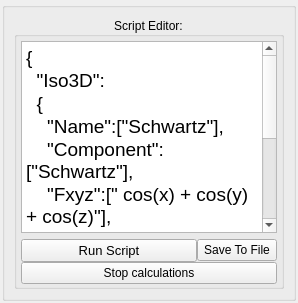
          <widget class="QWidget" name="tab_6">
           <attribute name="title">
            <string>Script Edit</string>
           </attribute>
           <attribute name="toolTip">
            <string>Script Editor</string>
           </attribute>
           <layout class="QGridLayout" name="gridLayout_28">
            <property name="leftMargin">
             <number>2</number>
            </property>
            <property name="topMargin">
             <number>2</number>
            </property>
            <property name="rightMargin">
             <number>2</number>
            </property>
            <property name="bottomMargin">
             <number>2</number>
            </property>
            <property name="spacing">
             <number>2</number>
            </property>
            <item row="0" column="0">
             <widget class="QGroupBox" name="groupBox_2">
              <property name="sizePolicy">
               <sizepolicy hsizetype="Expanding" vsizetype="Expanding">
                <horstretch>0</horstretch>
                <verstretch>0</verstretch>
               </sizepolicy>
              </property>
              <property name="minimumSize">
               <size>
                <width>10</width>
                <height>0</height>
               </size>
              </property>
              <property name="title">
               <string/>
              </property>
              <layout class="QGridLayout" name="gridLayout_39">
               <item row="0" column="0">
                <widget class="QGroupBox" name="groupBox_8">
                 <property name="title">
                  <string>Script Editor:</string>
                 </property>
                 <property name="alignment">
                  <set>Qt::AlignCenter</set>
                 </property>
                 <layout class="QGridLayout" name="gridLayout_38">
                  <property name="leftMargin">
                   <number>4</number>
                  </property>
                  <property name="topMargin">
                   <number>4</number>
                  </property>
                  <property name="rightMargin">
                   <number>4</number>
                  </property>
                  <property name="bottomMargin">
                   <number>2</number>
                  </property>
                  <item row="0" column="0">
                   <widget class="QTextEdit" name="ParamEdit">
                    <property name="sizePolicy">
                     <sizepolicy hsizetype="Expanding" vsizetype="Expanding">
                      <horstretch>0</horstretch>
                      <verstretch>0</verstretch>
                     </sizepolicy>
                    </property>
                    <property name="minimumSize">
                     <size>
                      <width>10</width>
                      <height>0</height>
                     </size>
                    </property>
                    <property name="font">
                     <font>
                      <pointsize>14</pointsize>
                     </font>
                    </property>
                    <property name="frameShape">
                     <enum>QFrame::StyledPanel</enum>
                    </property>
                    <property name="html">
                     <string>&lt;!DOCTYPE HTML PUBLIC &quot;-//W3C//DTD HTML 4.0//EN&quot; &quot;http://www.w3.org/TR/REC-html40/strict.dtd&quot;&gt;
&lt;html&gt;&lt;head&gt;&lt;meta name=&quot;qrichtext&quot; content=&quot;1&quot; /&gt;&lt;style type=&quot;text/css&quot;&gt;
p, li { white-space: pre-wrap; }
&lt;/style&gt;&lt;/head&gt;&lt;body style=&quot; font-family:'.SF NS Text'; font-size:14pt; font-weight:400; font-style:normal;&quot;&gt;
&lt;p style=&quot; margin-top:0px; margin-bottom:0px; margin-left:0px; margin-right:0px; -qt-block-indent:0; text-indent:0px;&quot;&gt;&lt;span style=&quot; font-family:'MS Shell Dlg 2';&quot;&gt;{&lt;/span&gt;&lt;/p&gt;
&lt;p style=&quot; margin-top:0px; margin-bottom:0px; margin-left:0px; margin-right:0px; -qt-block-indent:0; text-indent:0px;&quot;&gt;&lt;span style=&quot; font-family:'MS Shell Dlg 2';&quot;&gt;  &amp;quot;Iso3D&amp;quot;:&lt;/span&gt;&lt;/p&gt;
&lt;p style=&quot; margin-top:0px; margin-bottom:0px; margin-left:0px; margin-right:0px; -qt-block-indent:0; text-indent:0px;&quot;&gt;&lt;span style=&quot; font-family:'MS Shell Dlg 2';&quot;&gt;  {&lt;/span&gt;&lt;/p&gt;
&lt;p style=&quot; margin-top:0px; margin-bottom:0px; margin-left:0px; margin-right:0px; -qt-block-indent:0; text-indent:0px;&quot;&gt;&lt;span style=&quot; font-family:'MS Shell Dlg 2';&quot;&gt;    &amp;quot;Name&amp;quot;:[&amp;quot;Schwartz&amp;quot;],&lt;/span&gt;&lt;/p&gt;
&lt;p style=&quot; margin-top:0px; margin-bottom:0px; margin-left:0px; margin-right:0px; -qt-block-indent:0; text-indent:0px;&quot;&gt;&lt;span style=&quot; font-family:'MS Shell Dlg 2';&quot;&gt;    &amp;quot;Component&amp;quot;:[&amp;quot;Schwartz&amp;quot;],&lt;/span&gt;&lt;/p&gt;
&lt;p style=&quot; margin-top:0px; margin-bottom:0px; margin-left:0px; margin-right:0px; -qt-block-indent:0; text-indent:0px;&quot;&gt;&lt;span style=&quot; font-family:'MS Shell Dlg 2';&quot;&gt;    &amp;quot;Fxyz&amp;quot;:[&amp;quot; cos(x) + cos(y) + cos(z)&amp;quot;],&lt;/span&gt;&lt;/p&gt;
&lt;p style=&quot; margin-top:0px; margin-bottom:0px; margin-left:0px; margin-right:0px; -qt-block-indent:0; text-indent:0px;&quot;&gt;&lt;span style=&quot; font-family:'MS Shell Dlg 2';&quot;&gt;    &amp;quot;Xmin&amp;quot;:[&amp;quot;-4&amp;quot;],&lt;/span&gt;&lt;/p&gt;
&lt;p style=&quot; margin-top:0px; margin-bottom:0px; margin-left:0px; margin-right:0px; -qt-block-indent:0; text-indent:0px;&quot;&gt;&lt;span style=&quot; font-family:'MS Shell Dlg 2';&quot;&gt;    &amp;quot;Xmax&amp;quot;:[&amp;quot; 4&amp;quot;],&lt;/span&gt;&lt;/p&gt;
&lt;p style=&quot; margin-top:0px; margin-bottom:0px; margin-left:0px; margin-right:0px; -qt-block-indent:0; text-indent:0px;&quot;&gt;&lt;span style=&quot; font-family:'MS Shell Dlg 2';&quot;&gt;    &amp;quot;Ymin&amp;quot;:[&amp;quot;-4&amp;quot;],&lt;/span&gt;&lt;/p&gt;
&lt;p style=&quot; margin-top:0px; margin-bottom:0px; margin-left:0px; margin-right:0px; -qt-block-indent:0; text-indent:0px;&quot;&gt;&lt;span style=&quot; font-family:'MS Shell Dlg 2';&quot;&gt;    &amp;quot;Ymax&amp;quot;:[&amp;quot; 4&amp;quot;],&lt;/span&gt;&lt;/p&gt;
&lt;p style=&quot; margin-top:0px; margin-bottom:0px; margin-left:0px; margin-right:0px; -qt-block-indent:0; text-indent:0px;&quot;&gt;&lt;span style=&quot; font-family:'MS Shell Dlg 2';&quot;&gt;    &amp;quot;Zmin&amp;quot;:[&amp;quot;-4&amp;quot;],&lt;/span&gt;&lt;/p&gt;
&lt;p style=&quot; margin-top:0px; margin-bottom:0px; margin-left:0px; margin-right:0px; -qt-block-indent:0; text-indent:0px;&quot;&gt;&lt;span style=&quot; font-family:'MS Shell Dlg 2';&quot;&gt;    &amp;quot;Zmax&amp;quot;:[&amp;quot; 4&amp;quot;]&lt;/span&gt;&lt;/p&gt;
&lt;p style=&quot; margin-top:0px; margin-bottom:0px; margin-left:0px; margin-right:0px; -qt-block-indent:0; text-indent:0px;&quot;&gt;&lt;span style=&quot; font-family:'MS Shell Dlg 2';&quot;&gt;  }&lt;/span&gt;&lt;/p&gt;
&lt;p style=&quot; margin-top:0px; margin-bottom:0px; margin-left:0px; margin-right:0px; -qt-block-indent:0; text-indent:0px;&quot;&gt;&lt;span style=&quot; font-family:'MS Shell Dlg 2';&quot;&gt;}&lt;/span&gt;&lt;/p&gt;&lt;/body&gt;&lt;/html&gt;</string>
                    </property>
                   </widget>
                  </item>
                  <item row="1" column="0">
                   <layout class="QVBoxLayout" name="verticalLayout_8">
                    <property name="spacing">
                     <number>0</number>
                    </property>
                    <item>
                     <layout class="QHBoxLayout" name="horizontalLayout_24">
                      <property name="spacing">
                       <number>0</number>
                      </property>
                      <property name="bottomMargin">
                       <number>0</number>
                      </property>
                      <item>
                       <widget class="QPushButton" name="calculate">
                        <property name="sizePolicy">
                         <sizepolicy hsizetype="Expanding" vsizetype="Fixed">
                          <horstretch>0</horstretch>
                          <verstretch>0</verstretch>
                         </sizepolicy>
                        </property>
                        <property name="minimumSize">
                         <size>
                          <width>40</width>
                          <height>0</height>
                         </size>
                        </property>
                        <property name="maximumSize">
                         <size>
                          <width>16777215</width>
                          <height>16777215</height>
                         </size>
                        </property>
                        <property name="font">
                         <font>
                          <pointsize>10</pointsize>
                         </font>
                        </property>
                        <property name="text">
                         <string>Run Script</string>
                        </property>
                       </widget>
                      </item>
                      <item>
                       <widget class="QPushButton" name="pushButton_2">
                        <property name="text">
                         <string>Save To File</string>
                        </property>
                       </widget>
                      </item>
                     </layout>
                    </item>
                    <item>
                     <widget class="QPushButton" name="StopCalculationsButton">
                      <property name="text">
                       <string>Stop calculations</string>
                      </property>
                     </widget>
                    </item>
                   </layout>
                  </item>
                 </layout>
                </widget>
               </item>
              </layout>
             </widget>
            </item>
           </layout>
          </widget>
